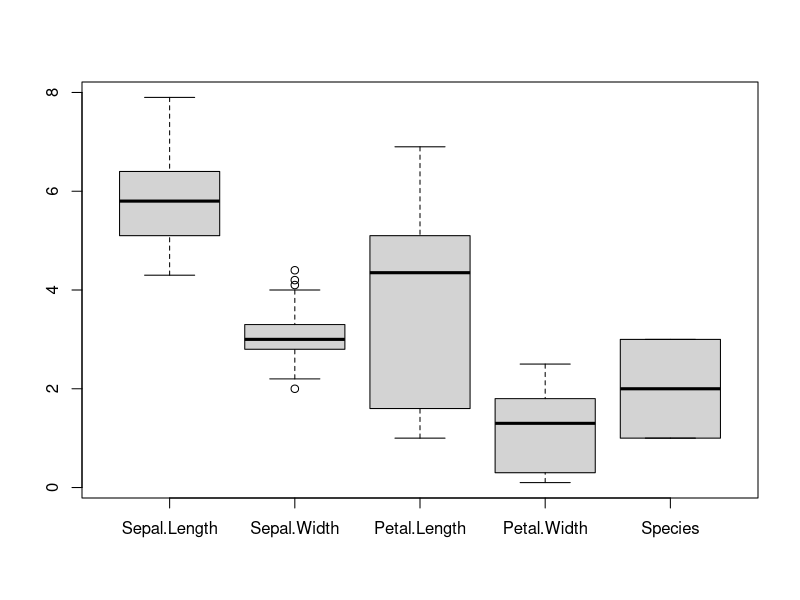
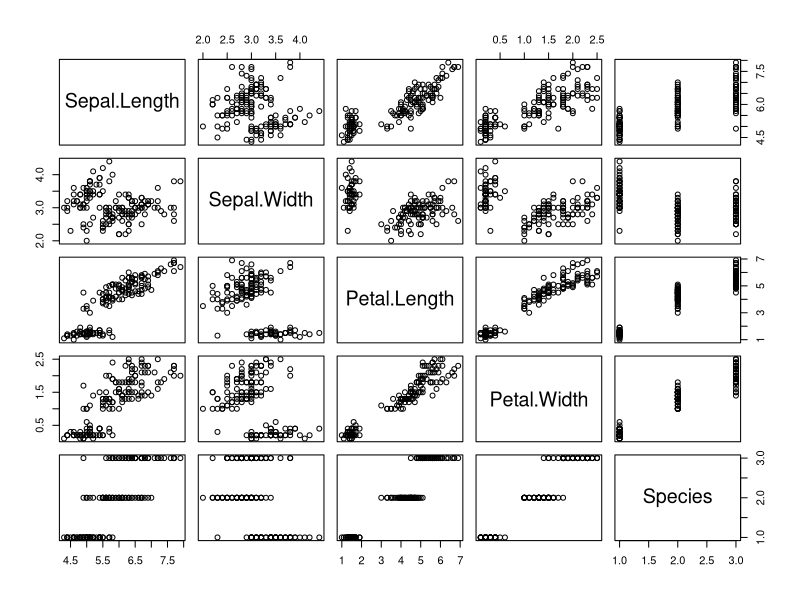

R code for these plots, in order: (Note: this script raises an error after producing the figures.)

#we Build a Random Forest for the Iris Data 

datasets::iris
data("iris")
attach(iris)

library(caret)
library(randomForest)

summary(iris)
#The column Species is already in the form of a categorical Variable

names(iris) #Gives the Column Names

dim(iris) #Gives the Number of Rows and Columns

str(iris) #Gives the Entire Structure of the Data

#Standard Deviation
sd(iris$Sepal.Length)
sd(iris$Sepal.Width)
sd(iris$Petal.Length)
sd(iris$Petal.Width)

#Variance
var(iris$Sepal.Length)
var(iris$Sepal.Width)
var(iris$Petal.Length)
var(iris$Petal.Width)

boxplot(iris) #Displays the Boxplot for every column in the Dataset

pairs(iris) #Using Pairs Function we get plot for each and every Column

#Lets Divide the Data for building the model
inTraininglocal <- createDataPartition(iris$Species,p=.70,list = F) #.70 means 70% Partition
training<- iris[inTraininglocal,]
testing<- iris[-inTraininglocal,]

#Lets Build the Random forest Model
rf1 <- randomForest(Species~. , data = training, ntree = 500)
rf1
print(importance(rf1))
pred1 <- predict(rf1, testing[,-5])
CrossTable(testing[,5], pred1)
tab1 <- table(testing[,5], pred1)
sum(diag(tab1))/ sum(tab1)

rf2 <- randomForest(Species~. , data = training, ntree = 1000)
rf2
print(importance(rf2))
pred2 <- predict(rf2, testing[,-5])
CrossTable(testing[,5], pred2)
tab2 <- table(testing[,5], pred2)
sum(diag(tab2))/ sum(tab2)

rf3 <- randomForest(Species~. , data = training, ntree = 1500)
rf3
print(importance(rf3))
pred3 <- predict(rf3, testing[,-5])
CrossTable(testing[,5], pred3)
tab3 <- table(testing[,5], pred3)
sum(diag(tab3))/ sum(tab3)